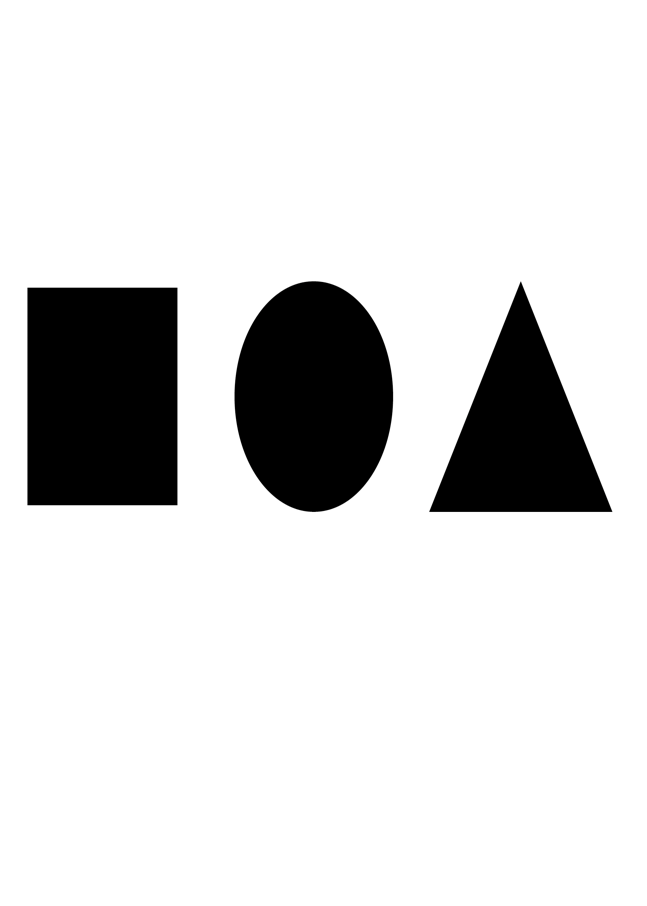
#> input picture İslemler/sekil.png, 647 x 906 px
$ python 14.py
#> lines starting #> are read from the running program, lines starting #| are printed output that depends on the picture; after the words box and inside, x2 and y2 are one past the last pixel; in counts of white or black regions, pixels touching at a corner belong together
# Şekil Algılama
import cv2
import numpy as np

img = cv2.imread("sekil.png")
#> img is the input picture: shape (906, 647, 3); mean B, G, R 219.1, 219.1, 219.1
font = cv2.FONT_HERSHEY_COMPLEX
gri = cv2.cvtColor(img, cv2.COLOR_BGR2GRAY)
a, thresh = cv2.threshold(gri, 200, 300, cv2.THRESH_BINARY)
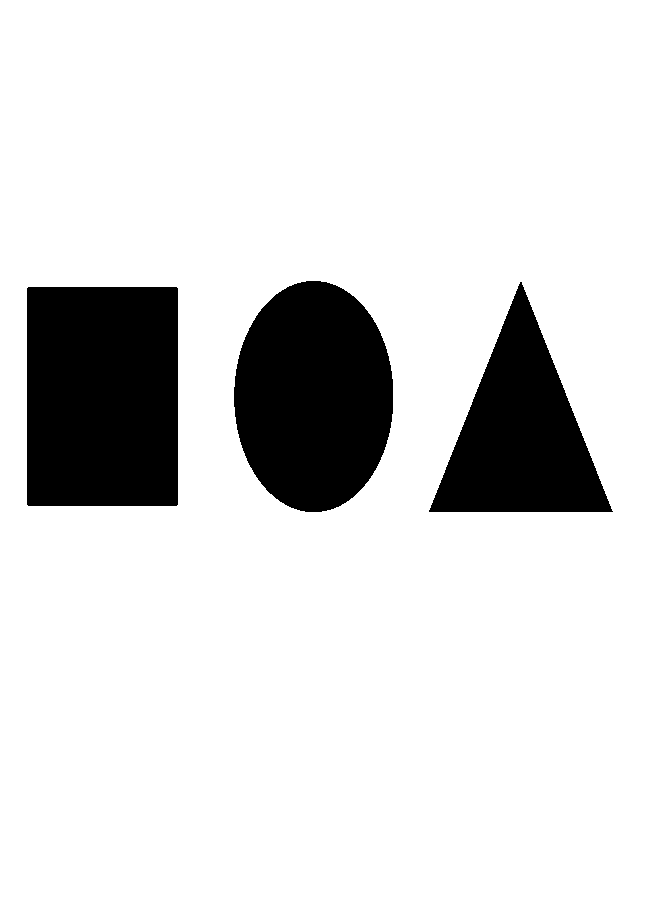
#> thresh: shape (906, 647); 85.8% white; 3 black regions
cont, b = cv2.findContours(thresh, cv2.RETR_TREE, cv2.CHAIN_APPROX_SIMPLE)
#> cont = 4 contours; box (x1, y1, x2, y2) and area: (0, 0, 647, 906) 584630, (26, 286, 179, 507) 33432, (233, 280, 394, 513) 29194, (428, 281, 614, 513) 21622; b = [[-1, -1, 1, -1], [2, -1, -1, 0], [3, 1, -1, 0], [-1, 2, -1, 0]]

for i in cont:
    e = 0.01 * cv2.arcLength(i, True)
    approx = cv2.approxPolyDP(i, e, True)
    cv2.drawContours(img, [approx], 0, 5)

    x = approx.ravel()[0]
    y = approx.ravel()[1]
    print(approx)
    print(len(approx))

    if len(approx) == 3:
        cv2.putText(img, "ucgen", (x, y), font, 1, 1, (0))
    elif len(approx) == 4:
        cv2.putText(img, "kare", (x, y), font, 1, 1, (0))
    else:
        cv2.putText(img, "daire", (x, y), font, 1, 1, (0))
#> this loop made 4 passes
#> (e, approx, x, y) on passes 1 to 3: (31.02, [[0, 0], [0, 905], [646, 905], [646, 0]], 0, 0), (7.39, [[28, 286], [178, 288], [176, 506], [26, 504]], 28, 286), (7.23, [[520, 281], [612, 512], [428, 511]], 520, 281)
#> (e, x, y) on pass 4: (6.55, 306, 280)
#> (printed output is left out)
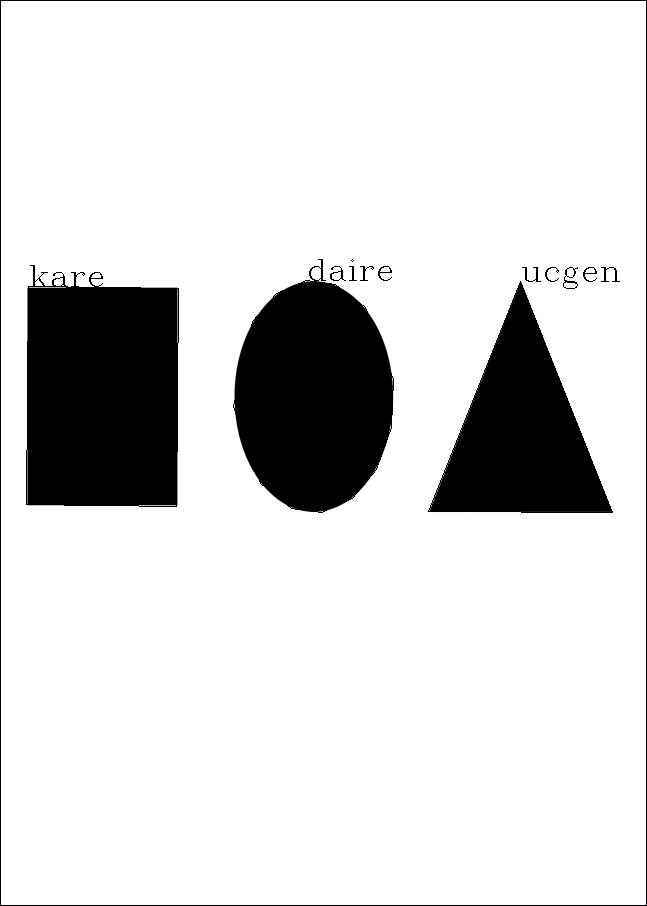
#> img: shape (906, 647, 3); 1.02% of pixels changed, all inside (x1, y1, x2, y2) = (0, 0, 647, 906)


cv2.imshow("resim", img)

cv2.waitKey(0)
cv2.destroyAllWindows()

$ run again, with İslemler/balon.jpg saved as İslemler/sekil.png
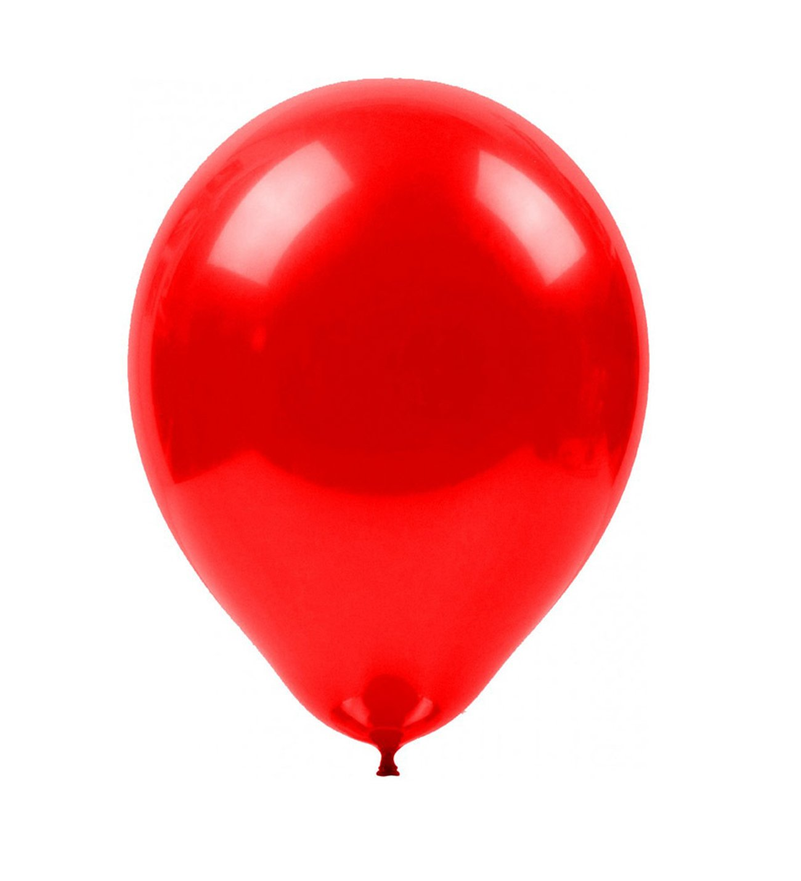
#> input picture İslemler/balon.jpg, 801 x 881 px, shrunk from 1300 x 1430 before the run
#> img is the input picture: shape (881, 801, 3); mean B, G, R 173.1, 173.1, 247.9
#> `a, thresh = cv2.threshold(gri, 200, 300, cv2.THRESH_BINARY)`:
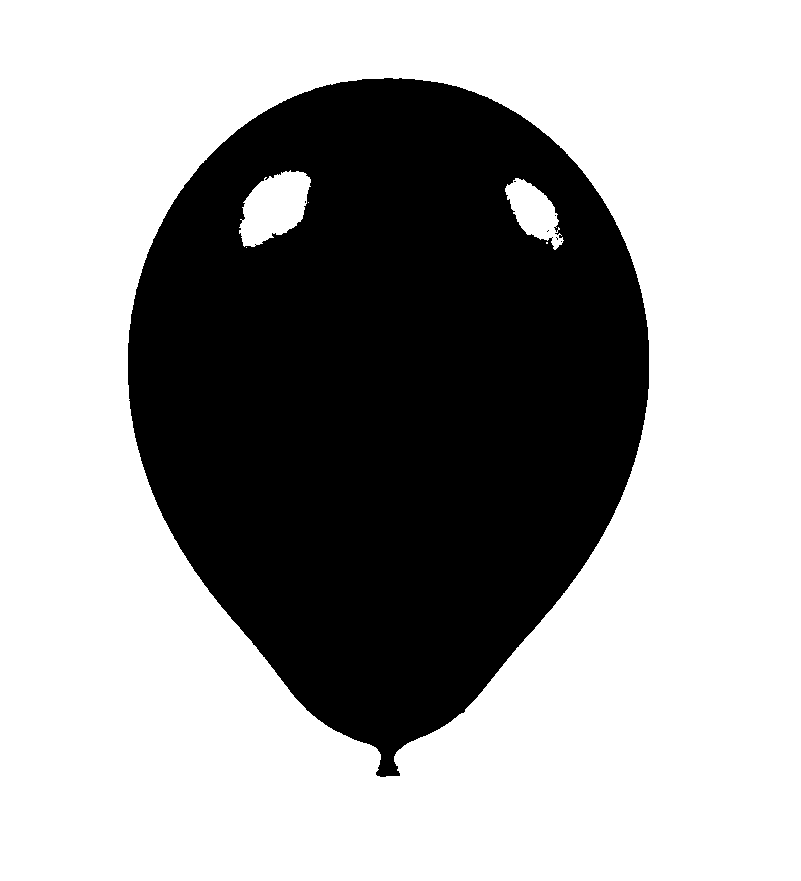
#> thresh: shape (881, 801); 64.2% white; 7 black regions (6 under 20 px)
#> cont = 17 contours, 13 with area under 20; largest, box (x1, y1, x2, y2) and area: (0, 0, 801, 881) 704000, (127, 77, 650, 778) 259516, (239, 170, 311, 247) 3525, (505, 178, 564, 250) 2076; b = 17 rows, first 6: [-1, -1, 1, -1], [-1, -1, 2, 0], [3, -1, -1, 1], [4, 2, -1, 1], [5, 3, -1, 1], [14, 4, 6, 1]
#> the loop `for i in cont:` made 17 passes
#> (e, approx, x, y) on passes 1, 4, 7, 9, 10, 11: (33.6, [[0, 0], [0, 880], [800, 880], [800, 0]], 0, 0), (0.04, [[546, 242], [546, 243], [547, 243], [547, 242]], 546, 242), (0.0566, [[560, 241], [561, 240], [562, 241], [561, 242]], 560, 241), (0.0566, [[555, 237], [556, 236], [557, 237], [556, 238]], 555, 237), (0.0566, [[551, 237], [552, 236], [553, 237], [552, 238]], 551, 237), (0.0566, [[546, 231], [547, 230], [548, 231], [547, 232]], 546, 231)
#> (printed output is left out)
#> after the loop `for i in cont:`:
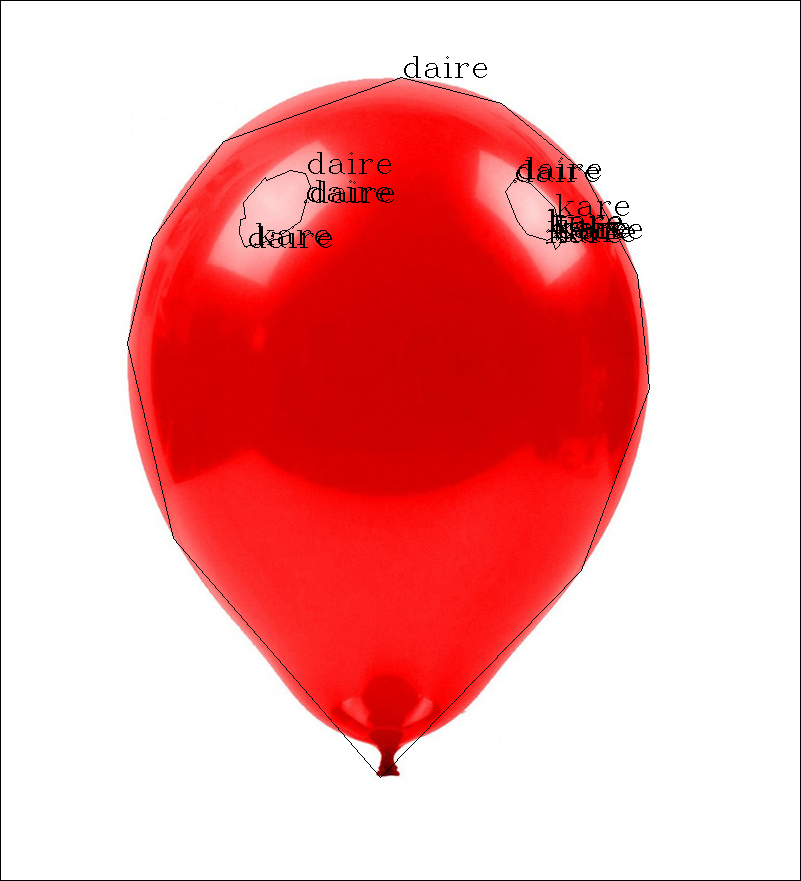
#> img: shape (881, 801, 3); 1.33% of pixels changed, all inside (x1, y1, x2, y2) = (0, 0, 801, 881)
